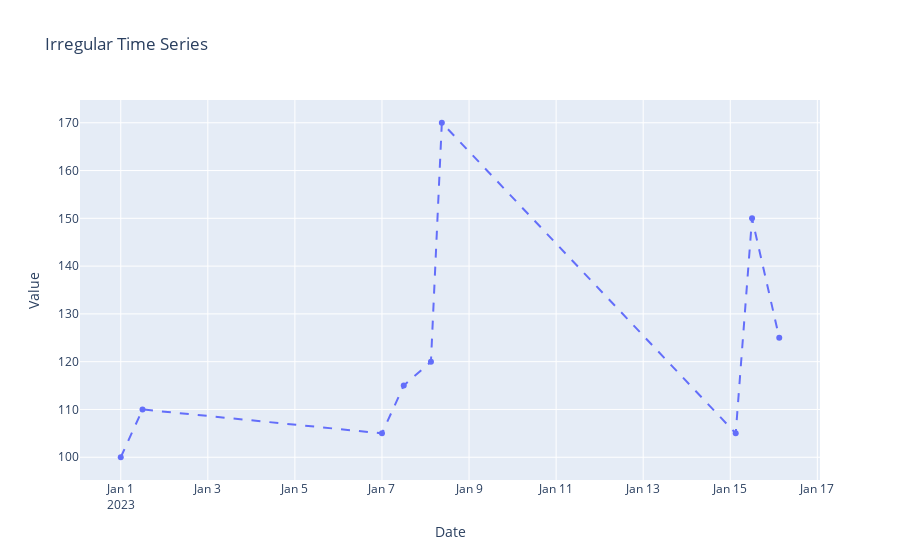
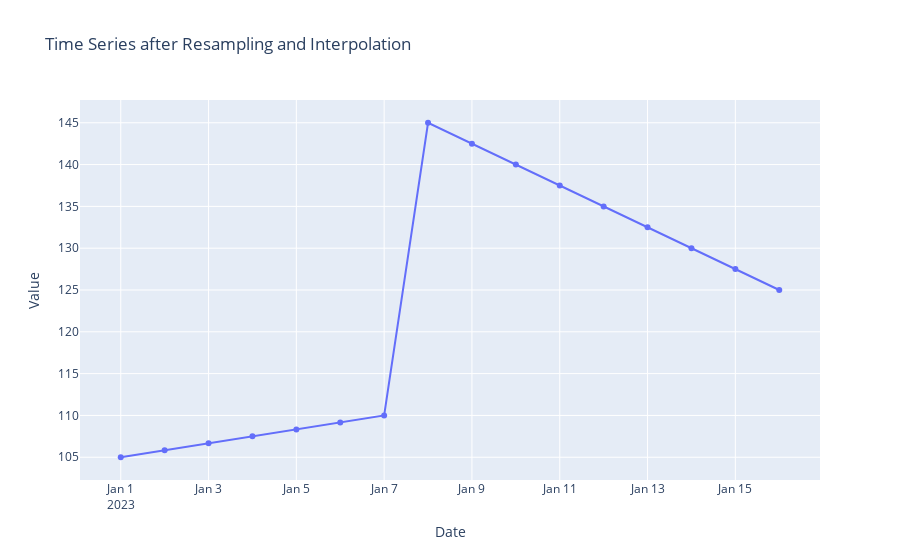

Notebook cell for these charts, in order:
### Markdown cell above
# Irregular Time Series:

## What Are Irregular Time Series?
Irregular time series are data sequences where measurements are not collected at regular intervals. In this code, the time intervals between measurements are inconsistent:

The first two measurements are 12 hours apart.
The next two measurements are one week apart.
The final measurement is only 15 hours after the previous one.
These irregularities can make it challenging to apply certain types of analysis or forecasting techniques, as many algorithms assume that the data is collected at uniform intervals (e.g., daily, hourly, monthly).

## Resampling to Regular Intervals:
One common technique for dealing with irregular time series is resampling, where the data is adjusted to fit into a regular interval. In this code:

### Resampling:
df.resample('D') adjusts the time series to a daily interval. It tries to align the existing data points to a daily time frame.
Mean Function:
.mean() calculates the average for each day. Since there's only one data point per day in the original data, the mean function doesn't affect it in this case.

### Interpolation:
.interpolate(method='linear') fills in the gaps between the existing data points using linear interpolation. Linear interpolation connects the known data points with straight lines and estimates the missing data in between.

## Why Use Interpolation?
Interpolation is useful for filling in missing or unmeasured data points when converting irregular time series into regular ones. In this case, the method fills in the gaps between the measurements on January 1 and January 7, as well as between January 7 and January 8 etc..

### Code cell
import pandas as pd
import numpy as np
import matplotlib.pyplot as plt
import plotly.express as px

# Example of irregular time series
dates = ['2023-01-01 00:00', '2023-01-01 12:00', '2023-01-07 00:00', '2023-01-07 12:00', '2023-01-08 03:00', '2023-01-08 09:00', '2023-01-15 03:00', '2023-01-15 12:00', '2023-01-16 03:00']
values = [100, 110, 105, 115, 120, 170, 105, 150, 125]

# Create a DataFrame
df = pd.DataFrame({'Date': pd.to_datetime(dates), 'Value': values})
df.set_index('Date', inplace=True)

# Plot the irregular data using Plotly
fig1 = px.line(df, x=df.index, y='Value', markers=True, title="Irregular Time Series")
fig1.update_traces(line=dict(dash='dash'))  # Dashed line
fig1.show()

# Resample to daily intervals with linear interpolation
df_resampled = df.resample('D').mean().interpolate(method='linear')

# Plot the resampled data using Plotly
fig2 = px.line(df_resampled, x=df_resampled.index, y='Value', markers=True, title="Time Series after Resampling and Interpolation")
fig2.show()

### Figure 1 — Plotly figure (JSON) as saved in the notebook; plotly's stock layout.template omitted (floating-point values rounded to 4 significant figures)
{"data": [{"hovertemplate": "Date=%{x}<br>Value=%{y}<extra></extra>", "legendgroup": "", "line": {"color": "#636efa", "dash": "dash"}, "marker": {"symbol": "circle"}, "mode": "lines+markers", "name": "", "orientation": "v", "showlegend": false, "type": "scatter", "x": ["2023-01-01T00:00:00", "2023-01-01T12:00:00", "2023-01-07T00:00:00", "2023-01-07T12:00:00", "2023-01-08T03:00:00", "2023-01-08T09:00:00", "2023-01-15T03:00:00", "2023-01-15T12:00:00", "2023-01-16T03:00:00"], "xaxis": "x", "y": [100, 110, 105, 115, 120, 170, 105, 150, 125], "yaxis": "y"}], "layout": {"legend": {"tracegroupgap": 0}, "title": {"text": "Irregular Time Series"}, "xaxis": {"anchor": "y", "domain": [0, 1], "title": {"text": "Date"}}, "yaxis": {"anchor": "x", "domain": [0, 1], "title": {"text": "Value"}}}}

### Figure 2 — Plotly figure (JSON) as saved in the notebook; plotly's stock layout.template omitted (floating-point values rounded to 4 significant figures)
{"data": [{"hovertemplate": "Date=%{x}<br>Value=%{y}<extra></extra>", "legendgroup": "", "line": {"color": "#636efa", "dash": "solid"}, "marker": {"symbol": "circle"}, "mode": "lines+markers", "name": "", "orientation": "v", "showlegend": false, "type": "scatter", "x": ["2023-01-01T00:00:00", "2023-01-02T00:00:00", "2023-01-03T00:00:00", "2023-01-04T00:00:00", "2023-01-05T00:00:00", "2023-01-06T00:00:00", "2023-01-07T00:00:00", "2023-01-08T00:00:00", "2023-01-09T00:00:00", "2023-01-10T00:00:00", "2023-01-11T00:00:00", "2023-01-12T00:00:00", "2023-01-13T00:00:00", "2023-01-14T00:00:00", "2023-01-15T00:00:00", "2023-01-16T00:00:00"], "xaxis": "x", "y": [105, 105.8, 106.7, 107.5, 108.3, 109.2, 110, 145, 142.5, 140, 137.5, 135, 132.5, 130, 127.5, 125], "yaxis": "y"}], "layout": {"legend": {"tracegroupgap": 0}, "title": {"text": "Time Series after Resampling and Interpolation"}, "xaxis": {"anchor": "y", "domain": [0, 1], "title": {"text": "Date"}}, "yaxis": {"anchor": "x", "domain": [0, 1], "title": {"text": "Value"}}}}
